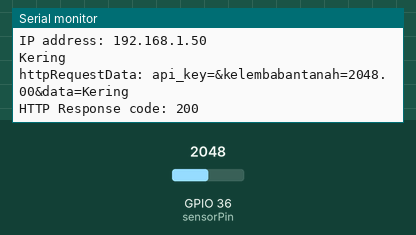
This program was run on a simulated ESP32. Shown: the last lines printed to the serial monitor. The inputs (shaded band) are chosen by the test bench; at power-on: GPIO 36 (sensorPin) = 2048. WiFi joins after 1.5 s; servers stay silent unless stated; uploads are accepted with an empty reply.

Above: at 2.7 s.
2.8 s: GPIO 36 (sensorPin) set to 1360
At 8.4 s:
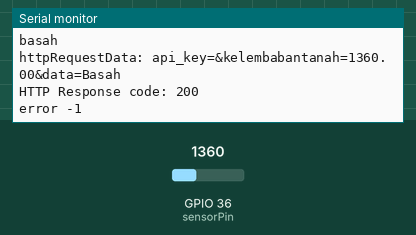
8.9 s: GPIO 36 (sensorPin) set to 1440
At 12.52 s:
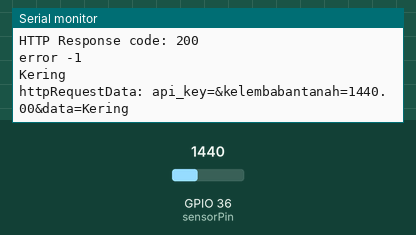

Measured:
- after the input at 2.8 s, the serial monitor: prints a new line after 4.0 s (image 1)
- after the input at 8.9 s, the serial monitor: prints a new line after 3.5 s (image 2)

The program:

main.cpp
```cpp
#include <Arduino.h>
#include <DHT.h>
#include <DHT_U.h>
#include <WiFi.h>
#include <HTTPClient.h>

#define sensorPin A0
#define Pompa 21

const char *ssid = ""; // name of wifi
const char *password = ""; // pass of wifi
const char *serverName = ""; //name of server

float adcValue;

String apiKeyValue = ""; //key same with your php file
String point;

//custom value
unsigned const long interval = 2000;
unsigned long zero = 0;

void setup()
{

  Serial.begin(9600);
  WiFi.begin(ssid, password);
  Serial.println("Connecting");

  // menunggu koneksi
  while (WiFi.status() != WL_CONNECTED)
  {
    delay(500);
    Serial.print(".");
  }

  Serial.println("");
  Serial.print("Connected to ");
  Serial.println(ssid);
  Serial.print("IP address: ");
  Serial.println(WiFi.localIP());
}

void loop()
{

  adcValue = analogRead(sensorPin);

  if (adcValue > 0 && adcValue < 1400)
  {
    Serial.println("basah");
    point = "Basah";
  }
  else if (adcValue > 1400 && adcValue < 3000)
  {
    Serial.println("Kering");
    point = "Kering";
  }

  // Post data from sensor and send to Database
  if (WiFi.status() == WL_CONNECTED)
  {
    HTTPClient http;

    // Your Domain name
    http.begin(serverName);

    // Specify content-type header
    http.addHeader("Content-Type", "application/x-www-form-urlencoded");

    // post data same with your database
    String httpRequestData = "api_key=" + apiKeyValue + "&kelembabantanah=" + adcValue + "&data=" + point + "";
    Serial.print("httpRequestData: ");
    Serial.println(httpRequestData);

    int httpResponseCode = http.POST(httpRequestData);

    if (httpResponseCode > 0)
    {
      Serial.print("HTTP Response code: ");
      Serial.println(httpResponseCode);
    }
    else
    {
      Serial.print("Error code: ");
      Serial.println(httpResponseCode);
    }
    http.end();
  }
  else
  {
    Serial.println("WiFi Disconnected");
  }

  // GET data from database
  if (millis() - zero > interval)
  {

    HTTPClient http;
    http.begin("");//your domain for get
    int httpCode = http.GET();

    String payload = http.getString();
    http.begin("");//your domain for get
    int httpCode1 = http.GET();

    String payload_control = http.getString();

    if (httpCode1 > 0)
    {
      ESP_LOGI("HASIL", "baca data dari database %s", payload);
      ESP_LOGI("HASIL", "baca data dari database %s", payload_control);

      if (payload_control == "DISABLE")
      {
        ESP_LOGI("Hasil", "Mode Otomatis DIaktifkan");
        if (point == "Basah")
        {
          pinMode(Pompa, INPUT);
        }
        else if (point == "Kering")
        {
          pinMode(Pompa, OUTPUT);
        }
      }
      else if (payload_control == "ENABLE")
      {
        ESP_LOGI("Hasil", "Mode Otomatis Dimatikan");
        if (payload == "Nyala")
        {
          pinMode(Pompa, OUTPUT);
        }
        else
        {
          pinMode(Pompa, INPUT);
        }
      }
    }
    else
    {
      Serial.print("error ");
      Serial.println(httpCode1);
    }

    zero = millis();
  }
  delay(5000);
}
```
